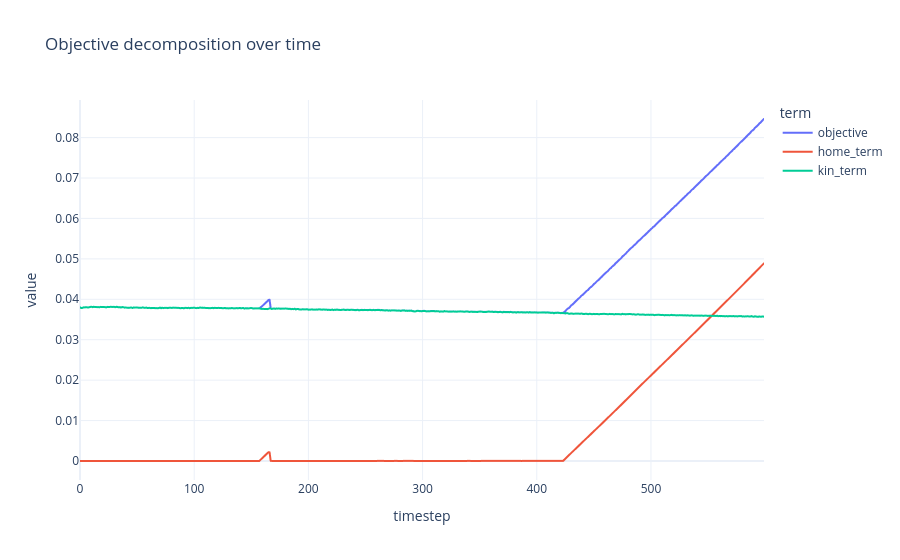

The cell this chart's notebook holds for it:
### Code cell
# FBA run 600s using homeostatic only sim on lambda_k = 0.00315
df_obj = pd.DataFrame({
    "timestep": range(len(obj_val_arr)),
    "objective": obj_val_arr,
    "home_term": home_term_arr * objective_weights["homeostatic"],
    "kin_term": np.asarray(kin_term_arr) * objective_weights["kinetics"],
})

long = df_obj.melt(id_vars="timestep", var_name="term", value_name="value")

fig = px.line(
    long, x="timestep", y="value", color="term",
    title="Objective decomposition over time",
)
fig.update_layout(template="plotly_white", hovermode="x unified")
fig.show()

### Figure 1 — Plotly figure (JSON) as saved in the notebook; plotly's stock layout.template omitted (floating-point values rounded to 4 significant figures; data arrays with more than 128 entries replaced by an {"elided": "..."} marker saying what was removed)
{"data": [{"hovertemplate": "term=objective<br>timestep=%{x}<br>value=%{y}<extra></extra>", "legendgroup": "objective", "line": {"color": "#636efa", "dash": "solid"}, "marker": {"symbol": "circle"}, "mode": "lines", "name": "objective", "showlegend": true, "x": {"elided": "600 int values"}, "xaxis": "x", "y": {"elided": "600 float values"}, "yaxis": "y", "type": "scattergl"}, {"hovertemplate": "term=home_term<br>timestep=%{x}<br>value=%{y}<extra></extra>", "legendgroup": "home_term", "line": {"color": "#EF553B", "dash": "solid"}, "marker": {"symbol": "circle"}, "mode": "lines", "name": "home_term", "showlegend": true, "x": {"elided": "600 int values"}, "xaxis": "x", "y": {"elided": "600 float values"}, "yaxis": "y", "type": "scattergl"}, {"hovertemplate": "term=kin_term<br>timestep=%{x}<br>value=%{y}<extra></extra>", "legendgroup": "kin_term", "line": {"color": "#00cc96", "dash": "solid"}, "marker": {"symbol": "circle"}, "mode": "lines", "name": "kin_term", "showlegend": true, "x": {"elided": "600 int values"}, "xaxis": "x", "y": {"elided": "600 float values"}, "yaxis": "y", "type": "scattergl"}], "layout": {"xaxis": {"anchor": "y", "domain": [0.0, 1.0], "title": {"text": "timestep"}}, "yaxis": {"anchor": "x", "domain": [0.0, 1.0], "title": {"text": "value"}}, "legend": {"title": {"text": "term"}, "tracegroupgap": 0}, "title": {"text": "Objective decomposition over time"}, "hovermode": "x unified"}}
